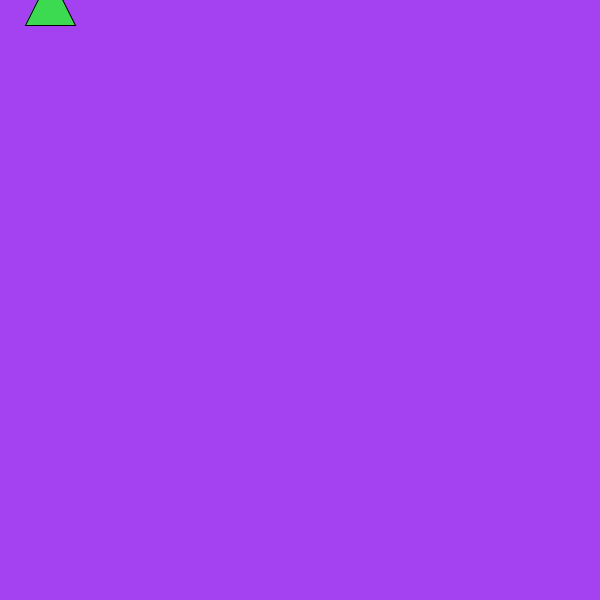
Frame 1 (no input)
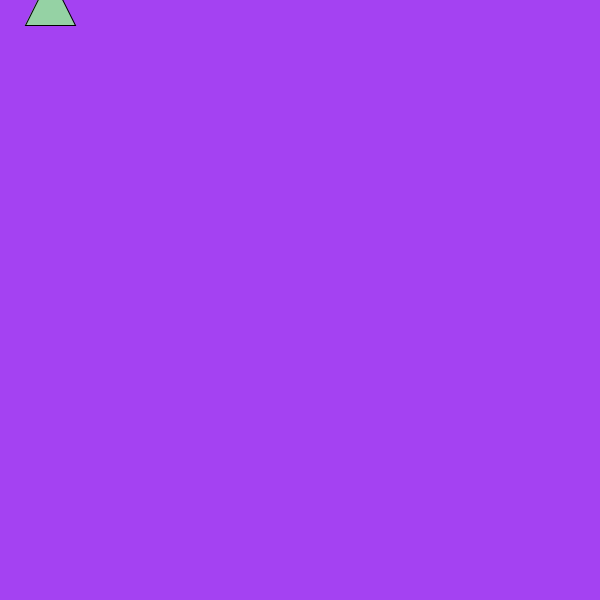
Frame 60 (the mouse pressed at the canvas centre just before this capture)
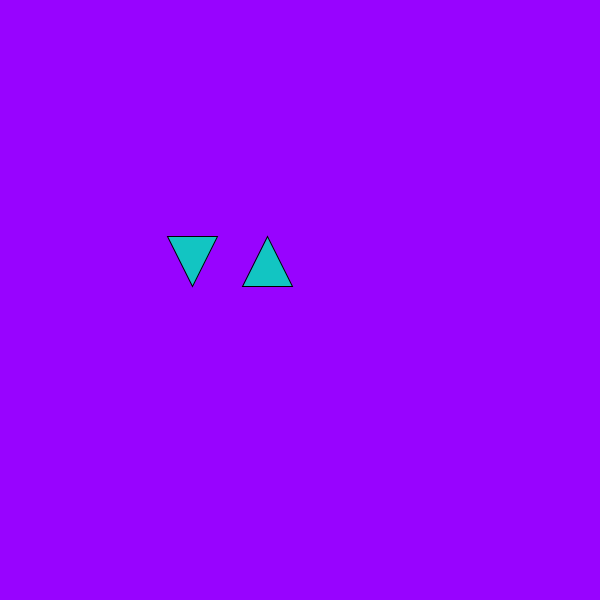
Frame 120 (the mouse held since frame 60 and released just before this capture)

The Processing sketch that drew these frames (run headless with seeded random() and noise(); from frame 60 on, the mouse is pressed at the canvas centre):

// Processing sketch: processing_115172
// ── processing_115172.pde

// Creates new Triangle object
Triangles triangles = new Triangles();

// Used to check whether mouse is held down
boolean mouse = false;

// For setting random background colour
int bgColour1 = int(random(255));
int bgColour2 = int(random(255));
int bgColour3 = int(random(255));

void setup(){
  size(600, 600);
  smooth();
}

void draw(){
  background(bgColour1, bgColour2, bgColour3);
  triangles.drawTriangles();
  
  // While mouse is held
  if(mouse==true){
    // Randomise background colours
    bgColour1 += int(random(-15, 15));
    bgColour2 += int(random(-15, 15));
    bgColour3 += int(random(-15, 15));
    
    // Move the triangles around the mouse
    triangles.changeAngle(10.0);
  }
}

class Triangles{
  float angle;
  float xCoord;
  float yCoord;
  
  public Triangles(){
    angle = 0;
  }
  
  public void drawTriangles(){
    // Use sin and cos to make the triangles move in a circle around the mouse
    xCoord = mouseX + cos(radians(angle))*50;
    yCoord = mouseY + sin(radians(angle))*50;
    
    // Fill triangle with a random colour
    fill(random(255), random(255), random(255));
    
    // Draws two triangles next to the mouse
    triangle(xCoord-25, yCoord+25, xCoord, yCoord-25, xCoord+25, yCoord+25);
    triangle(xCoord-100, yCoord-25, xCoord-75, yCoord+25, xCoord-50, yCoord-25);
  }
  
  // Used to change the direction of the triangles' movement
  public void changeAngle(float newAngle){
    angle += newAngle;
  }
}

void mousePressed(){
  mouse = true;
}

void mouseReleased(){
  mouse = false; 
}
